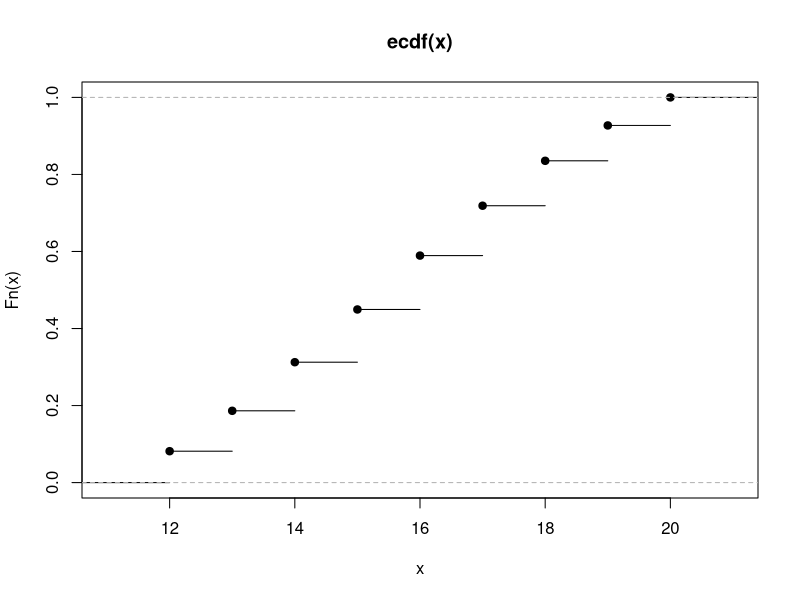
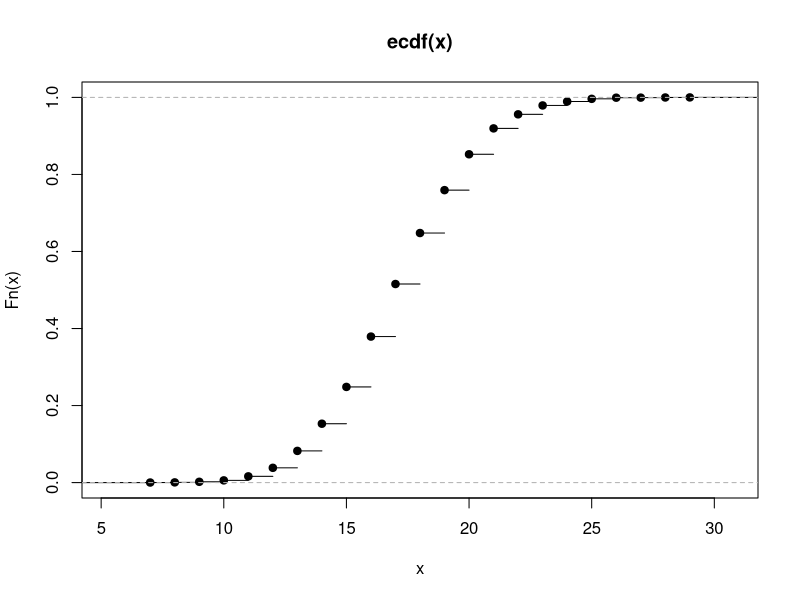
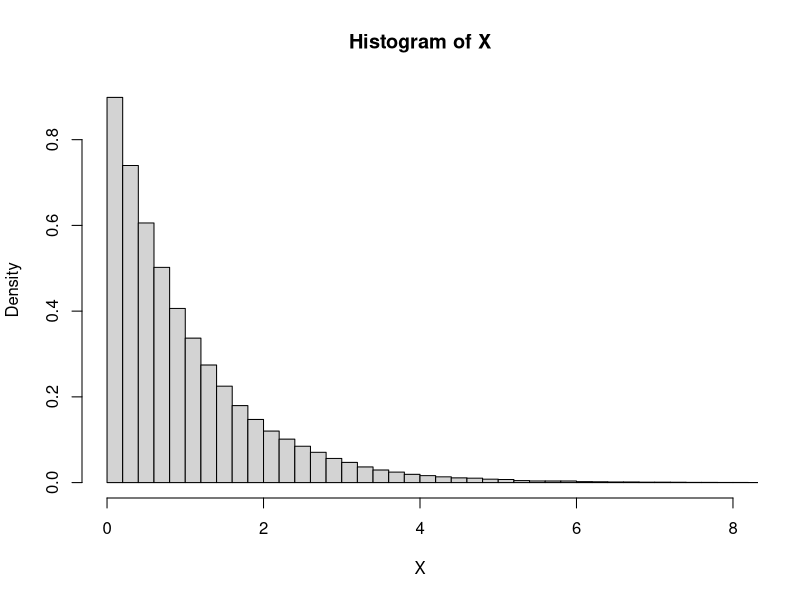
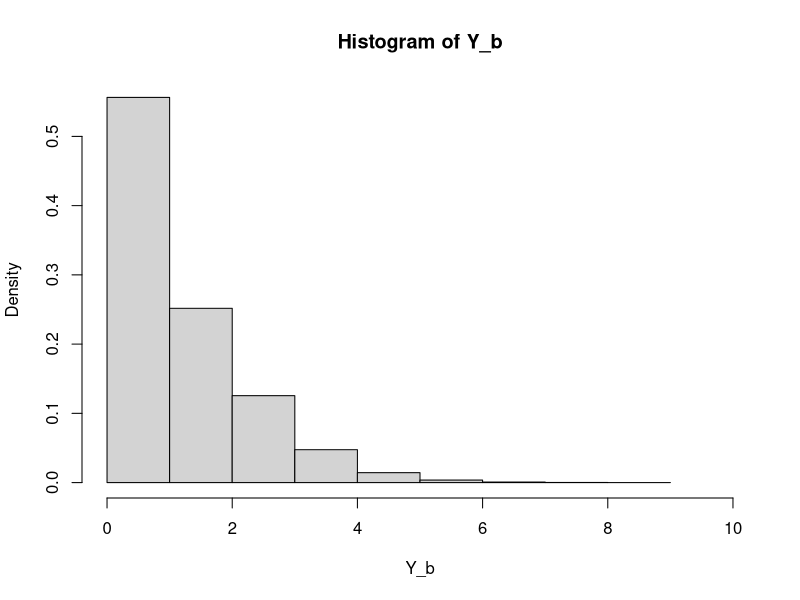
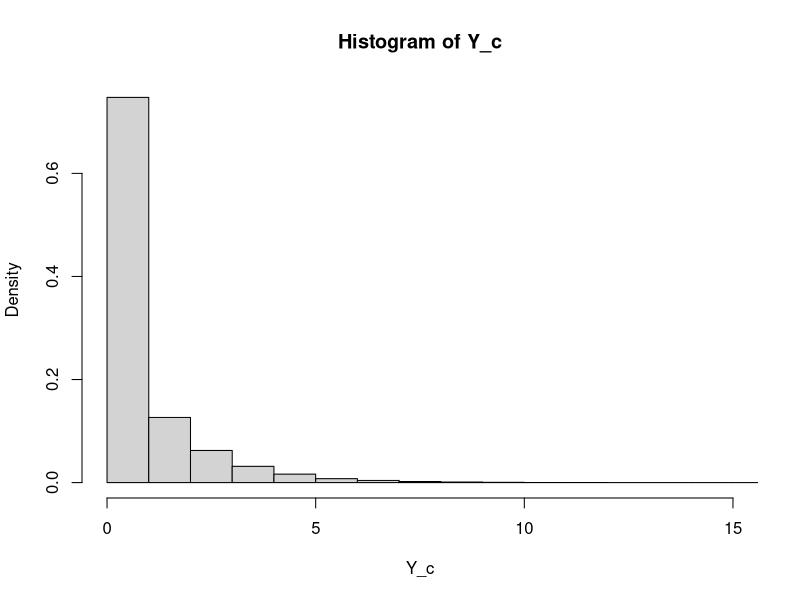
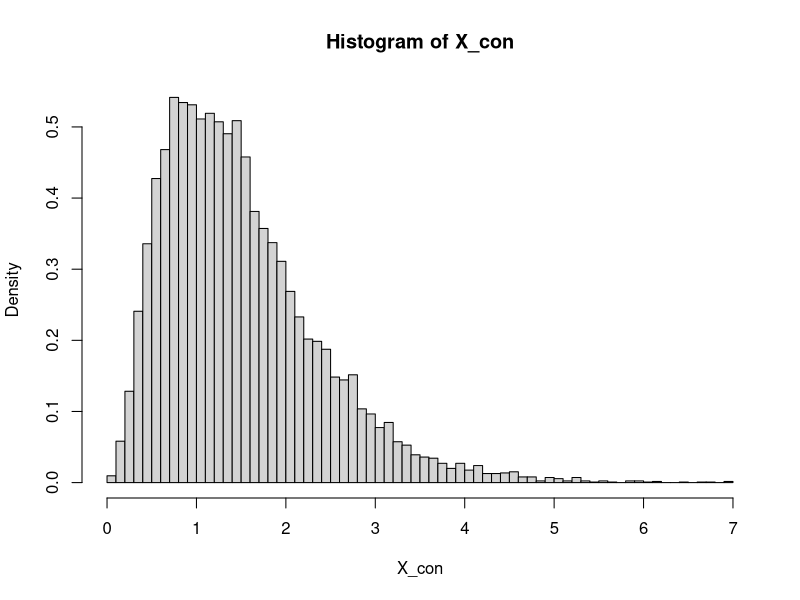
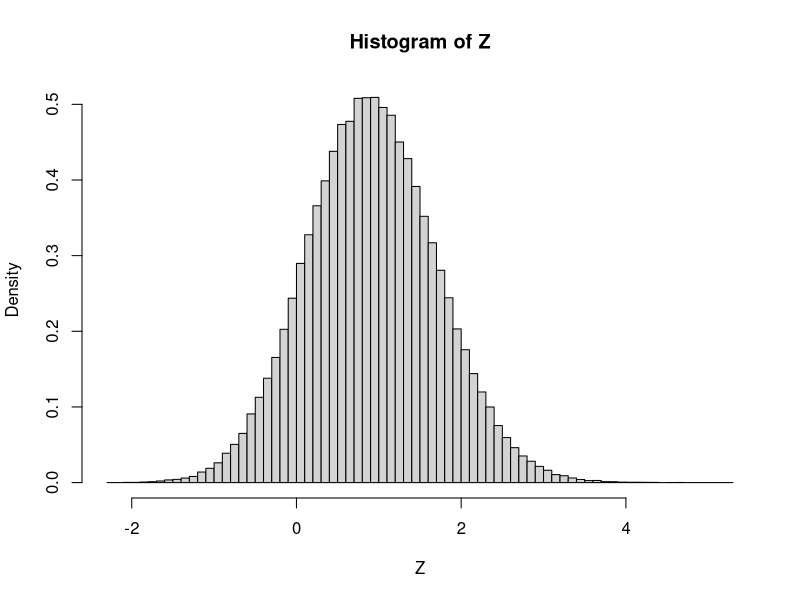
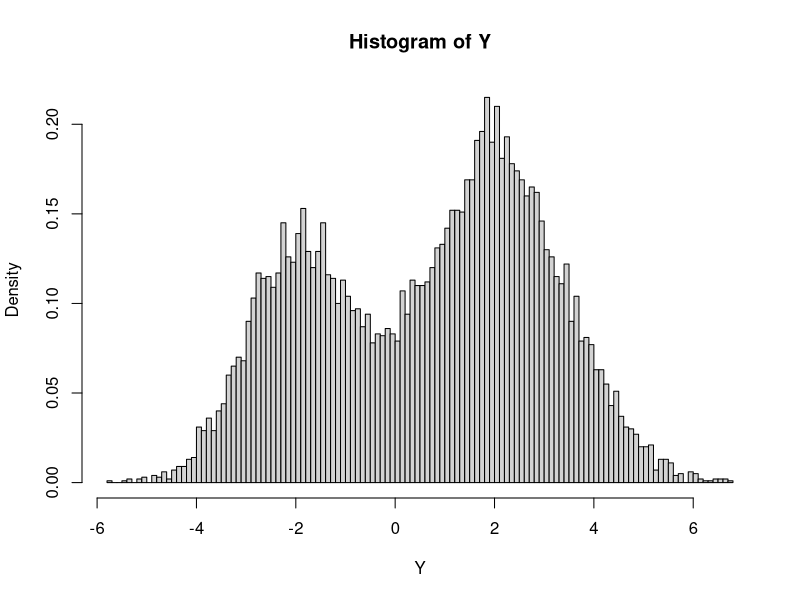

Generate these figures, in order, with R:
## ---- chunk 1
X=rbinom(100000,80,0.2)
Y=rbinom(100000,100,0.7)
Z=X+Y
sum(X<12)/sum(X<18)
mean(X[X<18])
## ---- chunk 2
X_b=X[X>=12&X<=20]
plot.ecdf(X_b)
## ---- chunk 3
X_c = X[Z==90]
plot.ecdf(X_c)
## ---- chunk 4
mean(Z[X==10])
mean(Z[X==15])
mean(Z[X==20])
## ---- chunk 5
mean(X[Z==80])
mean(X[Z==90])
mean(X[Z==100])
## ---- chunk 6
X = rexp(100000,1)
hist(X,breaks=80,prob=T,xlim=c(0,8))
## ---- chunk 7
Y_b=rpois(100000,1.5)
hist(Y_b,breaks=10,prob=T,xlim=c(0,10))
## ---- chunk 8
X_c=rexp(100000,1)
Y_c=rpois(100000,X_c)
hist(Y_c,breaks=15,prob=T,xlim=c(0,15))
## ---- chunk 9
X_d=rexp(100000,1)
Y_d=rpois(100000,X_d)
X_con=X_d[Y_d==2]
hist(X_con,breaks=60,prob=T)
## ---- chunk 10
library(nortest)
X=rnorm(1000000,0,1)
Y=rnorm(1000000,0,1)
Z=Y[(X+Y)>=1]
length(Z)
hist(Z,breaks=100,prob=T)
ks.test(Z,'pnorm',0.91,0.78)
ad.test(Z)
mean(Z)
sd(Z)
## ---- chunk 11
Y_1 = rnorm(10000,-2,1)
Y_2 = rnorm(10000,2,sqrt(2))
w_1=1/3
w_2=2/3
X=rbinom(10000,1,1/3)
Y=X * Y_1 + (1-X) * Y_2
hist(Y,breaks=100,prob=T)
